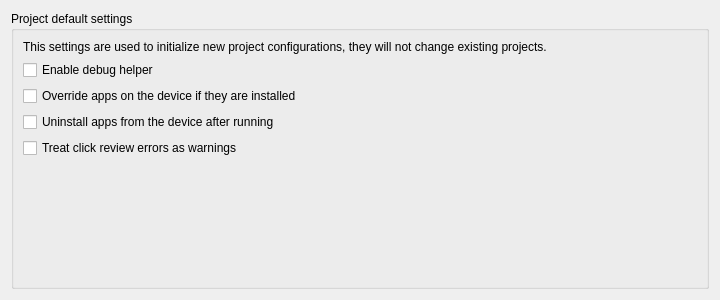
<?xml version="1.0" encoding="UTF-8"?>
<ui version="4.0">
 <class>UbuntuSettingsDefaultPage</class>
 <widget class="QWidget" name="UbuntuSettingsDefaultPage">
  <property name="geometry">
   <rect>
    <x>0</x>
    <y>0</y>
    <width>720</width>
    <height>300</height>
   </rect>
  </property>
  <property name="windowTitle">
   <string>Form</string>
  </property>
  <layout class="QVBoxLayout" name="verticalLayout">
   <item>
    <widget class="QGroupBox" name="groupBox">
     <property name="title">
      <string>Project default settings</string>
     </property>
     <layout class="QVBoxLayout" name="verticalLayout_2">
      <item>
       <widget class="QLabel" name="label">
        <property name="text">
         <string>This settings are used to initialize new project configurations, they will not change existing projects.</string>
        </property>
        <property name="wordWrap">
         <bool>true</bool>
        </property>
       </widget>
      </item>
      <item>
       <widget class="QCheckBox" name="checkBoxDebugHelper">
        <property name="text">
         <string>Enable debug helper</string>
        </property>
       </widget>
      </item>
      <item>
       <widget class="QCheckBox" name="checkBoxOverrideApps">
        <property name="text">
         <string>Override apps on the device if they are installed</string>
        </property>
       </widget>
      </item>
      <item>
       <widget class="QCheckBox" name="checkBoxUninstallApps">
        <property name="text">
         <string>Uninstall apps from the device after running</string>
        </property>
       </widget>
      </item>
      <item>
       <widget class="QCheckBox" name="checkBoxClickErrors">
        <property name="text">
         <string>Treat click review errors as warnings</string>
        </property>
       </widget>
      </item>
      <item>
       <spacer name="verticalSpacer">
        <property name="orientation">
         <enum>Qt::Vertical</enum>
        </property>
        <property name="sizeHint" stdset="0">
         <size>
          <width>20</width>
          <height>40</height>
         </size>
        </property>
       </spacer>
      </item>
     </layout>
    </widget>
   </item>
  </layout>
 </widget>
 <resources/>
 <connections/>
</ui>
